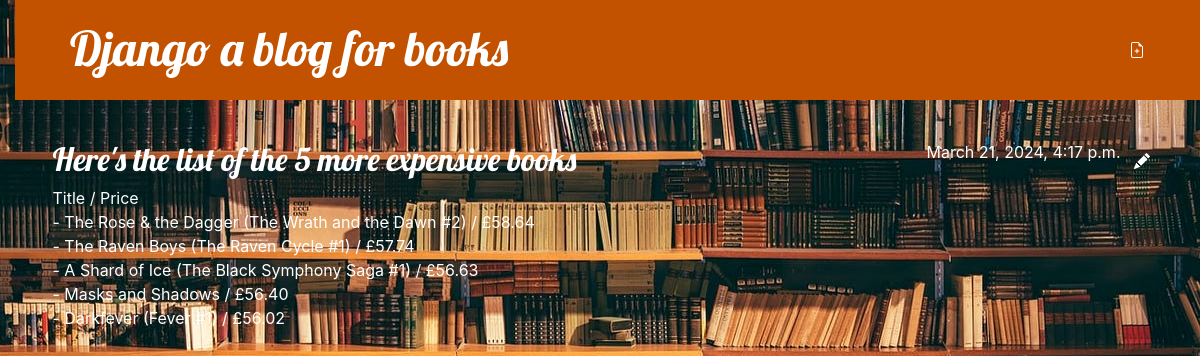
The app's page /post/18/ with its own data.
### blog/models.py (models this page shows, shortened)
class Post(models.Model):
    author = models.ForeignKey(settings.AUTH_USER_MODEL, on_delete=models.CASCADE)
    title = models.CharField(max_length=200)
    text = models.TextField()
    created_date = models.DateTimeField(default=timezone.now)
    published_date = models.DateTimeField(blank=True, null=True)

### blog/views.py (the view)
# urls.py: path('post/<int:pk>/', views.post_detail, name='post_detail'),
def post_detail(request, pk):
    post = get_object_or_404(Post, pk=pk)
    return render(request, 'blog/post_detail.html', {'post': post})

### blog/templates/blog/post_detail.html (shortened to what this page needs)
{% extends 'blog/base.html' %}
{% block content %}
    <article class="post">
        <aside class="actions">
            <a style="color: white;" class="btn btn-default" href="{% url 'post_edit' pk=post.pk %}">
            </a>
        </aside>
        {% if post.published_date %}
            <time style="color: white;" class="date">
                {{ post.published_date }}
            </time>
        {% endif %}
        <h2>{{ post.title }}</h2>
        <p>{{ post.text|linebreaksbr }}</p>
    </article>
{% endblock %}

### blog/static/css/blog.css (style rules this page uses)
body { padding-left: 15px; background-image: url('/static/images/bib.jpg'); background-size: cover; background-position: center; background-repeat: no-repeat; }
h1, h2, h3, h4 { font-family: 'Lobster', cursive; }
.date { color: #828282; }
.post { margin-bottom: 70px; }
.post > .date, .post > .actions { float: right; }

### records on screen
Post: published_date "March 21, 2024, 4:17 p.m.", title "Here's the list of the 5 more expensive books", text "Title / Price - The Rose & the Dagger (The Wrath and the Dawn #2) / £58.64 - The Raven Boys (The Raven Cycle #1) / £57.74 - A Shard of Ice (The Black Symphony Saga #1) / £56.63 - Masks and Shadows / £56.40 - Darkfever (Fever #1) / £56.02"
